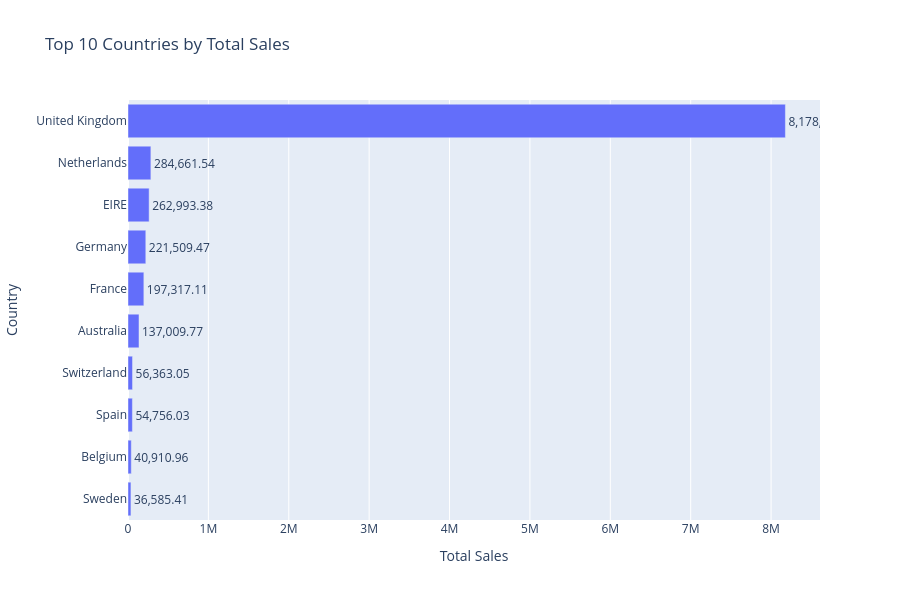

The code cell stored with this chart in its notebook:
### Code cell
# Convert the top 10 sales by country into a dataframe
top_10_countries = sales_by_country.head(10).reset_index()

# Rename columns for clarity
top_10_countries.columns = ['Country', 'Total_Sales']

top_10_countries


# Create a horizontal bar chart using Plotly Express
fig = px.bar(
    top_10_countries.sort_values('Total_Sales'),  # Sort values so largest bar appears at the top after horizontal plotting
    x='Total_Sales',                              # Total sales shown on the x-axis
    y='Country',                                  # Countries shown on the y-axis
    orientation='h',                              # Horizontal bar chart
    title='Top 10 Countries by Total Sales',      # Chart title
    text='Total_Sales'                            # Display total sales value on each bar
)

# Format the text labels on the bars
fig.update_traces(
    texttemplate='%{text:,.2f}',  # Format sales values with commas and 2 decimal places
    textposition='outside'        # Place labels outside the bars
)

# Update chart layout and axis labels
fig.update_layout(
    xaxis_title='Total Sales',  # Label for x-axis
    yaxis_title='Country',      # Label for y-axis
    height=600                  # Set chart height
)

# Display the chart
fig.show()

### Figure 1 — Plotly figure (JSON) as saved in the notebook; plotly's stock layout.template omitted (floating-point values rounded to 4 significant figures)
{"data": [{"alignmentgroup": "True", "hovertemplate": "Total_Sales=%{text}<br>Country=%{y}<extra></extra>", "legendgroup": "", "marker": {"color": "#636efa", "pattern": {"shape": ""}}, "name": "", "offsetgroup": "", "orientation": "h", "showlegend": false, "text": [36590.0, 40910.0, 54760.0, 56360.0, 137000.0, 197300.0, 221500.0, 263000.0, 284700.0, 8178000.0], "textposition": "outside", "texttemplate": "%{text:,.2f}", "type": "bar", "x": [36590.0, 40910.0, 54760.0, 56360.0, 137000.0, 197300.0, 221500.0, 263000.0, 284700.0, 8178000.0], "xaxis": "x", "y": ["Sweden", "Belgium", "Spain", "Switzerland", "Australia", "France", "Germany", "EIRE", "Netherlands", "United Kingdom"], "yaxis": "y"}], "layout": {"barmode": "relative", "height": 600, "legend": {"tracegroupgap": 0}, "title": {"text": "Top 10 Countries by Total Sales"}, "xaxis": {"anchor": "y", "domain": [0, 1], "title": {"text": "Total Sales"}}, "yaxis": {"anchor": "x", "domain": [0, 1], "title": {"text": "Country"}}}}
